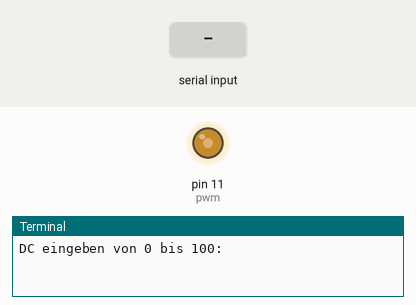
This program was run on a simulated Raspberry Pi (header pin numbers). Parts: output pins drawn as LEDs (lit = HIGH), the last lines printed to the terminal. Inputs (shaded band) come from the test bench.

Above: at 1.2 s.
1.3 s: "5" typed at the terminal, then Enter
At 2.1 s:
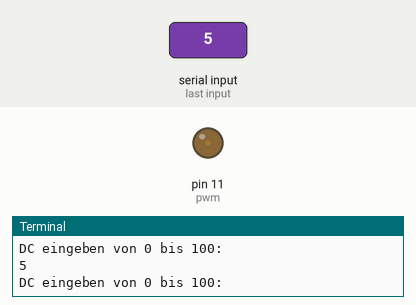
2.8 s: "90" typed at the terminal, then Enter
At 3.3 s:
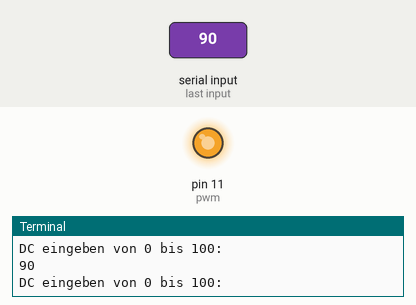
4.3 s: "0" typed at the terminal, then Enter
At 5.6 s:
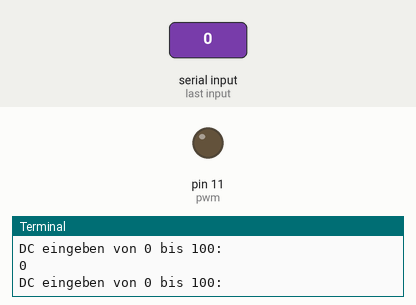
Timing chart, 0 to 7.3 s (numbered marks = the images above; inputs shaded):
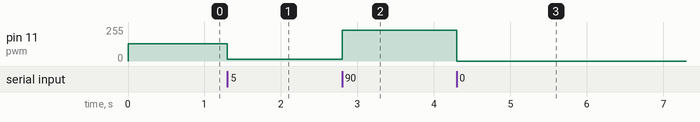

The program:

diodendimmer.py
```python
#!/usr/bin/python3
from time import sleep
import RPi.GPIO as GPIO

GPIO.setmode(GPIO.BOARD)
GPIO.setup(11, GPIO.OUT)

pwm = GPIO.PWM(11, 100)
pwm.start(50)

while True:
    dc = input("DC eingeben von 0 bis 100:")
    pwm.ChangeDutyCycle(int(dc))

GPIO.cleanup()
```

Measured:
- after the input at 1.3 s, pin 11 (pwm): 128/255 → 13/255 at once
- after the input at 2.8 s, pin 11 (pwm): 13/255 → 230/255 at once
- after the input at 4.3 s, pin 11 (pwm): 230/255 → 0/255 at once
